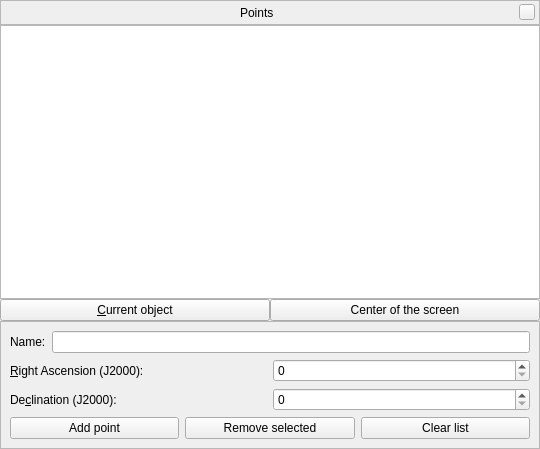
<?xml version="1.0" encoding="UTF-8"?>
<ui version="4.0">
 <class>StoredPoints</class>
 <widget class="QWidget" name="StoredPoints">
  <property name="geometry">
   <rect>
    <x>0</x>
    <y>0</y>
    <width>540</width>
    <height>449</height>
   </rect>
  </property>
  <property name="windowTitle">
   <string/>
  </property>
  <layout class="QVBoxLayout" name="verticalLayout_4">
   <property name="spacing">
    <number>0</number>
   </property>
   <property name="leftMargin">
    <number>0</number>
   </property>
   <property name="topMargin">
    <number>0</number>
   </property>
   <property name="rightMargin">
    <number>0</number>
   </property>
   <property name="bottomMargin">
    <number>0</number>
   </property>
   <item>
    <widget class="BarFrame" name="TitleBar">
     <property name="sizePolicy">
      <sizepolicy hsizetype="Expanding" vsizetype="Minimum">
       <horstretch>0</horstretch>
       <verstretch>0</verstretch>
      </sizepolicy>
     </property>
     <property name="minimumSize">
      <size>
       <width>0</width>
       <height>25</height>
      </size>
     </property>
     <property name="maximumSize">
      <size>
       <width>16777215</width>
       <height>30</height>
      </size>
     </property>
     <property name="focusPolicy">
      <enum>Qt::NoFocus</enum>
     </property>
     <property name="autoFillBackground">
      <bool>false</bool>
     </property>
     <property name="frameShape">
      <enum>QFrame::StyledPanel</enum>
     </property>
     <layout class="QHBoxLayout" name="_2">
      <property name="spacing">
       <number>6</number>
      </property>
      <property name="leftMargin">
       <number>0</number>
      </property>
      <property name="topMargin">
       <number>0</number>
      </property>
      <property name="rightMargin">
       <number>4</number>
      </property>
      <property name="bottomMargin">
       <number>0</number>
      </property>
      <item>
       <spacer name="leftSpacer">
        <property name="orientation">
         <enum>Qt::Horizontal</enum>
        </property>
        <property name="sizeHint" stdset="0">
         <size>
          <width>40</width>
          <height>20</height>
         </size>
        </property>
       </spacer>
      </item>
      <item>
       <widget class="QLabel" name="stelWindowTitle">
        <property name="text">
         <string>Points</string>
        </property>
       </widget>
      </item>
      <item>
       <spacer name="rightSpacer">
        <property name="orientation">
         <enum>Qt::Horizontal</enum>
        </property>
        <property name="sizeHint" stdset="0">
         <size>
          <width>40</width>
          <height>20</height>
         </size>
        </property>
       </spacer>
      </item>
      <item>
       <widget class="QPushButton" name="closeStelWindow">
        <property name="minimumSize">
         <size>
          <width>16</width>
          <height>16</height>
         </size>
        </property>
        <property name="maximumSize">
         <size>
          <width>16</width>
          <height>16</height>
         </size>
        </property>
        <property name="focusPolicy">
         <enum>Qt::NoFocus</enum>
        </property>
        <property name="text">
         <string/>
        </property>
       </widget>
      </item>
     </layout>
    </widget>
   </item>
   <item>
    <widget class="QTreeView" name="treeViewStoredPoints"/>
   </item>
   <item>
    <layout class="QHBoxLayout" name="horizontalLayout_2">
     <item>
      <widget class="QPushButton" name="pushButtonCurrent">
       <property name="text">
        <string>&amp;Current object</string>
       </property>
      </widget>
     </item>
     <item>
      <widget class="QPushButton" name="pushButtonCenter">
       <property name="text">
        <string>Center of the screen</string>
       </property>
      </widget>
     </item>
    </layout>
   </item>
   <item>
    <widget class="QFrame" name="frame">
     <property name="sizePolicy">
      <sizepolicy hsizetype="Minimum" vsizetype="Fixed">
       <horstretch>0</horstretch>
       <verstretch>0</verstretch>
      </sizepolicy>
     </property>
     <property name="frameShape">
      <enum>QFrame::StyledPanel</enum>
     </property>
     <property name="frameShadow">
      <enum>QFrame::Raised</enum>
     </property>
     <layout class="QVBoxLayout" name="verticalLayout_3">
      <item>
       <layout class="QHBoxLayout" name="horizontalLayout_3">
        <item>
         <widget class="QLabel" name="labelPointName">
          <property name="text">
           <string>Name:</string>
          </property>
         </widget>
        </item>
        <item>
         <widget class="QLineEdit" name="lineEditStoredPointName"/>
        </item>
       </layout>
      </item>
      <item>
       <layout class="QHBoxLayout" name="horizontalLayout">
        <item>
         <layout class="QVBoxLayout" name="verticalLayout">
          <item>
           <widget class="QLabel" name="labelRA">
            <property name="sizePolicy">
             <sizepolicy hsizetype="Minimum" vsizetype="Preferred">
              <horstretch>0</horstretch>
              <verstretch>0</verstretch>
             </sizepolicy>
            </property>
            <property name="text">
             <string>&amp;Right Ascension (J2000):</string>
            </property>
            <property name="buddy">
             <cstring>spinBoxRA</cstring>
            </property>
           </widget>
          </item>
          <item>
           <widget class="QLabel" name="labelDec">
            <property name="sizePolicy">
             <sizepolicy hsizetype="Minimum" vsizetype="Preferred">
              <horstretch>0</horstretch>
              <verstretch>0</verstretch>
             </sizepolicy>
            </property>
            <property name="text">
             <string>De&amp;clination (J2000):</string>
            </property>
            <property name="buddy">
             <cstring>spinBoxDec</cstring>
            </property>
           </widget>
          </item>
         </layout>
        </item>
        <item>
         <layout class="QVBoxLayout" name="verticalLayout_2">
          <item>
           <widget class="AngleSpinBox" name="spinBoxRA">
            <property name="sizePolicy">
             <sizepolicy hsizetype="Preferred" vsizetype="Fixed">
              <horstretch>0</horstretch>
              <verstretch>0</verstretch>
             </sizepolicy>
            </property>
           </widget>
          </item>
          <item>
           <widget class="AngleSpinBox" name="spinBoxDec">
            <property name="sizePolicy">
             <sizepolicy hsizetype="Preferred" vsizetype="Fixed">
              <horstretch>0</horstretch>
              <verstretch>0</verstretch>
             </sizepolicy>
            </property>
           </widget>
          </item>
         </layout>
        </item>
       </layout>
      </item>
      <item>
       <layout class="QHBoxLayout" name="horizontalLayout_6">
        <item>
         <widget class="QPushButton" name="pushButtonAddPoint">
          <property name="text">
           <string>Add point</string>
          </property>
         </widget>
        </item>
        <item>
         <widget class="QPushButton" name="pushButtonRemovePoint">
          <property name="text">
           <string>Remove selected</string>
          </property>
         </widget>
        </item>
        <item>
         <widget class="QPushButton" name="pushButtonClearList">
          <property name="text">
           <string>Clear list</string>
          </property>
         </widget>
        </item>
       </layout>
      </item>
     </layout>
    </widget>
   </item>
  </layout>
 </widget>
 <customwidgets>
  <customwidget>
   <class>BarFrame</class>
   <extends>QFrame</extends>
   <header>Dialog.hpp</header>
   <container>1</container>
  </customwidget>
  <customwidget>
   <class>AngleSpinBox</class>
   <extends>QSpinBox</extends>
   <header location="global">AngleSpinBox.hpp</header>
  </customwidget>
 </customwidgets>
 <resources/>
 <connections/>
</ui>
